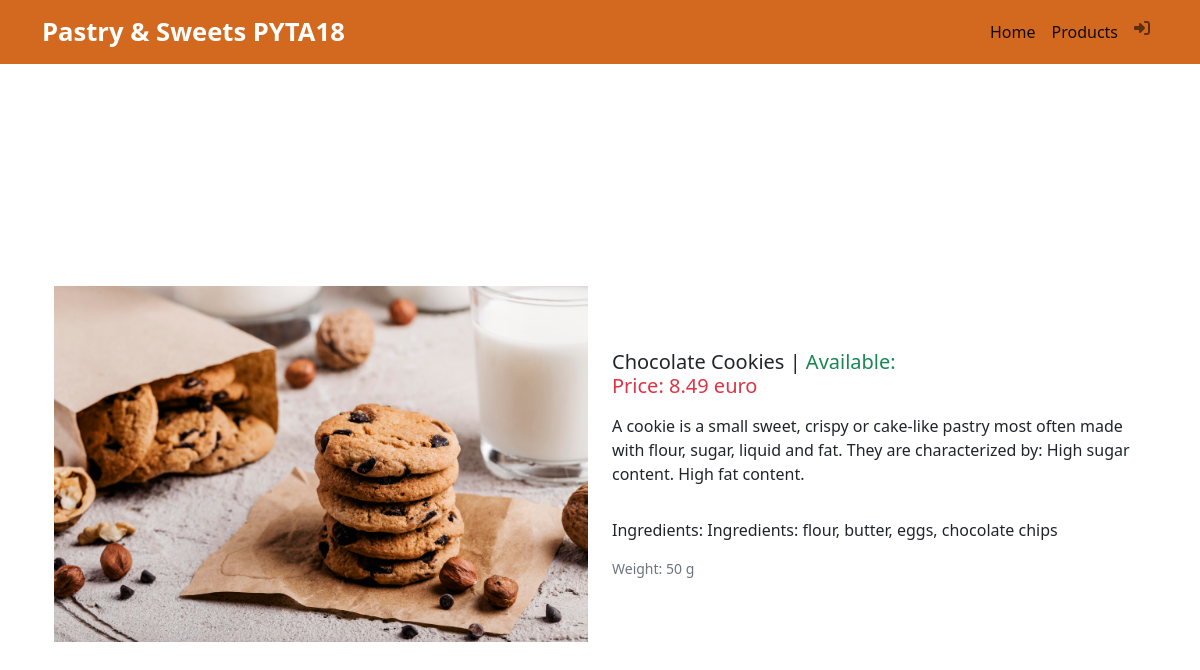
Screenshot of /product/4/ with the database file from the repository.
### sweet_market_place18_app/models.py (models this page shows, shortened)
class Product(models.Model):
    name = models.CharField(max_length=100)
    description = models.TextField()
    price = models.DecimalField(max_digits=10, decimal_places=2)
    ingredients = models.TextField(null=True)
    weight = models.PositiveIntegerField(default=0)
    available = models.PositiveIntegerField(default=0)
    image = models.ImageField(upload_to='product_images/', null=True, blank=True)

### sweet_market_place18_app/views.py (the view)
# urls.py: path('product/<int:product_id>/', product_details, name="product"),
def product_details(request, product_id):
    product = get_object_or_404(Product, pk=product_id)
    return render(request, template_name='sweet_market_place18_app/product.html', context={
        "product": product
    })

### sweet_market_place18_app/templates/sweet_market_place18_app/product.html (shortened to what this page needs)
{% extends "sweet_market_place18_app/base.html" %}
{% block content %}
<div class="container">
    <div class="row d-flex justify-content-center align-items-center" style="height: 100vh;">
        <div class="col">
            <img src="{{ product.image.url }}" alt="{{ product.name }} Image" class="img-fluid">
        </div>
        <div class="col">
            <div class="row">
                <h5 class="card-title">{{ product.name }} | <span class="text-success">Available: {{product.available_quantity}}</span></h5>
                <h5 class="card-title text-danger">Price: {{ product.price }} euro</h5>
                <p class="card-text"><p> {{product.description}}</p>
                <p class="card-text"><p>Ingredients: {{product.ingredients}}</p>
                <p class="card-text"><small class="text-muted">Weight: {{ product.weight }} g</small></p>
            </div>
        </div></br>
    </div>
</div>
{% endblock %}

### rows the page displays
Product: image (picture), name "Chocolate Cookies", price "8.49", description "A cookie is a small sweet, crispy or cake-like pastry most often made with flour, sugar, liquid and fat. They are characterized by: High sugar content. High fat content.", ingredients "Ingredients: flour, butter, eggs, chocolate chips", weight "50"
